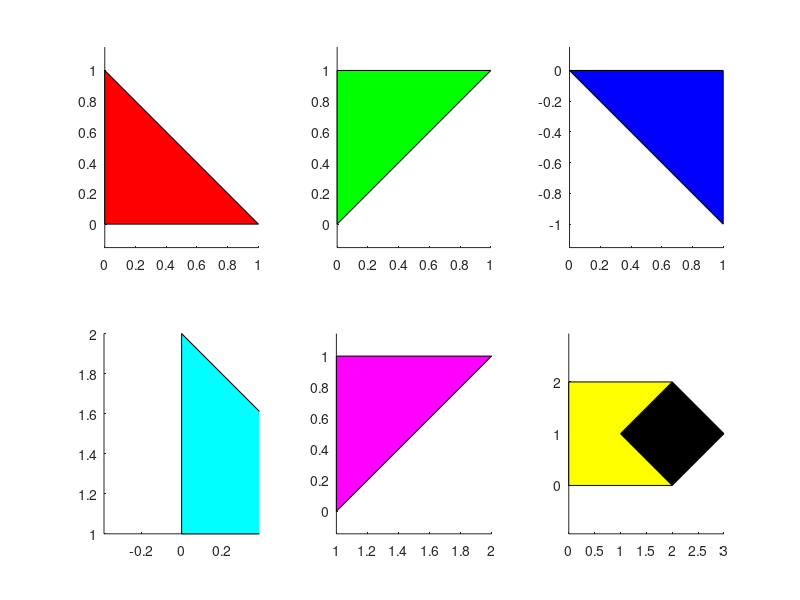

Write the MATLAB code that produced this figure.
% Створення координат прямокутних трикутників танграму
t1 = [0 0; 0 1; 1 0]; % трикутник 1
t2 = [0 0; 0 1; 1 1]; % трикутник 2
t3 = [0 0; 1 0; 1 -1]; % трикутник 3
t4 = [0 1; 1 1; 0 2]; % трикутник 4
t5 = [1 1; 1 0; 2 1]; % трикутник 5

% Створення координат квадрата та паралелограму танграму
s = [0 0; 0 2; 2 2; 2 0]; % квадрат
p = [1 1; 2 2; 3 1; 2 0]; % паралелограм

% Побудова танграм-фігур за допомогою команди patch()
figure;
subplot(2,3,1);
patch(t1(:,1), t1(:,2), 'r');
axis equal;
subplot(2,3,2);
patch(t2(:,1), t2(:,2), 'g');
axis equal;
subplot(2,3,3);
patch(t3(:,1), t3(:,2), 'b');
axis equal;
subplot(2,3,4);
patch(t4(:,1), t4(:,2), 'c');
axis equal;
subplot(2,3,5);
patch(t5(:,1), t5(:,2), 'm');
axis equal;
subplot(2,3,6);
patch(s(:,1), s(:,2), 'y');
hold on;
patch(p(:,1), p(:,2), 'k');
axis equal;
